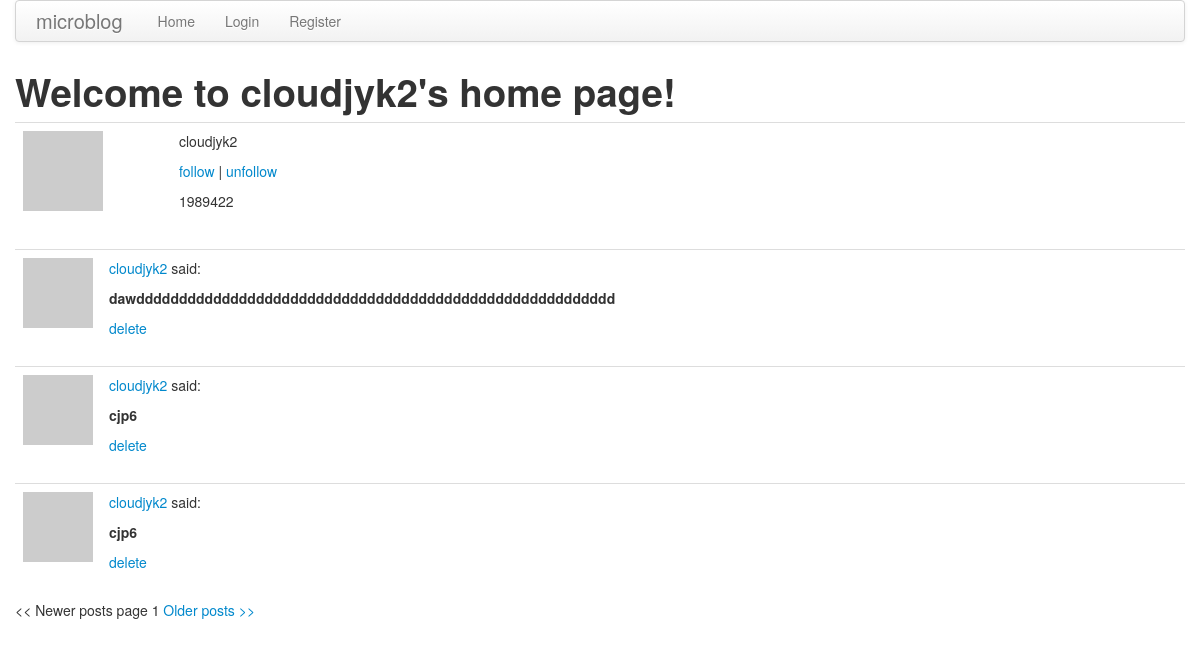
The app's page /user/cloudjyk2/1 with its own data.
### app/models.py (models this page shows, shortened)
class User(db.Model):
    id = db.Column(db.Integer, primary_key = True)
    username = db.Column(db.String(64), index = True, unique = True)
    password = db.Column(db.String(64), index = True)
    email = db.Column(db.String(120), index = True, unique = True)
    posts = db.relationship('Post', backref='author', lazy='dynamic')
    about_me = db.Column(db.String(140))
    last_seen = db.Column(db.DateTime)
    def avatar(self,size):
        return 'http://www.gravatar.com/avatar/' + md5(self.email.encode('utf-8')).hexdigest() + '?d=mm&s=' + str(size)

class Post(db.Model):
    __searchable__ = ['body']
    id = db.Column(db.Integer, primary_key = True)
    body = db.Column(db.String(140))
    timestamp = db.Column(db.DateTime)
    user_id = db.Column(db.Integer, db.ForeignKey('user.id'))

### app/views.py (the view)
@app.route('/user/<username>', methods = ['GET', 'POST'])
@app.route('/user/<username>/<int:page>', methods = ['GET', 'POST'])
def user(username, page = 1):
    if User.query.filter_by(username = username).first() != None:
        user = User.query.filter_by(username = username).first()
        posts = Post.query.filter_by(author = user).order_by(Post.timestamp.desc())
        posts = posts.paginate(page, POSTS_PER_PAGE, False)
        return render_template('user.html',
            title = 'Home',
            user = user,
            posts = posts)
    flash('Sorry, this user does not exist!')
    return redirect(url_for('index'))

### app/views.py (called while the page is built)
@app.before_request
def before_request():
    g.user = current_user

### app/templates/user.html (shortened to what this page needs)
{% extends "base.html" %}
{% block content %}
<h1>Welcome to {{ user.username }}'s home page!</h1>
<table class="table table-hover">
    <tr>
        <td width="140px"><a href="{{url_for('user', username = user.username)}}"><img src="{{user.avatar(140)}}" /></a></td>
        <td>
            <p>{{ user.username }}</p>
            {% if g.user.username != user.username %}
            <p><a href="http://www.baidu.com">follow</a> | <a href="http://www.baidu.com">unfollow</a></p>
            {% endif %}
            <p>{{ user.about_me }}</p>
        </td>
    </tr>
</table>
{% for post in posts.items %}
    {% include 'post.html' %}
{% endfor %}
{% if posts.has_prev %}
<a href="{{ url_for('user', username = user.username, page = posts.prev_num) }}"><< Newer posts</a>
{% else %}
<< Newer posts
{% endif %}
page {{ posts.page }}
{% if posts.has_next %}
<a href="{{ url_for('user', username = user.username, page = posts.next_num) }}">Older posts >></a>
{% else %}
Older posts >>
{% endif %}
{% endblock %}

### app/templates/base.html (shortened to what this page needs)
<!DOCTYPE html>
<html>
  <head>
    <link href="/static/css/bootstrap.min.css" rel="stylesheet" media="screen">
    <link href="/static/css/bootstrap-responsive.min.css" rel="stylesheet">
  </head>
  <body>
    <div class="container">
      <div class="navbar">
        <div class="navbar-inner">
          <a class="brand" href="/">microblog</a>
            <ul class="nav">
              <li><a href="{{ url_for('index') }}">Home</a></li>
              {% if not g.user.is_authenticated %}
              <li><a href="{{ url_for('login') }}">Login</a></li>
              <li><a href="{{ url_for('register') }}">Register</a></li>
              {% endif %}
            </ul>
        </div>
      </div>
      <div class="row">
        <div class="span12">
          {% block content %}{% endblock %}
        </div>
      </div>
    </div>
  </body>
</html>

### app/templates/post.html
<table class="table table-hover">
    <tr>
        <td width="70px"><a href="{{url_for('user', username = post.author.username)}}"><img src="{{post.author.avatar(70)}}" /></a></td>
        <td>
            <p><a href="{{url_for('user', username = post.author.username)}}">{{post.author.username}}</a> said:</p>
            <p><strong>{{post.body}}</strong></p>
            {% if g.user.username == username %}
            <a href="http://www.baidu.com">delete</a>
            {% endif %}
        </td>
    </tr>
</table>

### records on screen
User: username "cloudjyk2", about_me "1989422"
Post: author.username "cloudjyk2", body "dawdddddddddddddddddddddddddddddddddddddddddddddddddddddddd"
Post: author.username "cloudjyk2", body "cjp6"
Post: author.username "cloudjyk2", body "cjp6"

### other values on screen
{{ posts.page }} "1"
